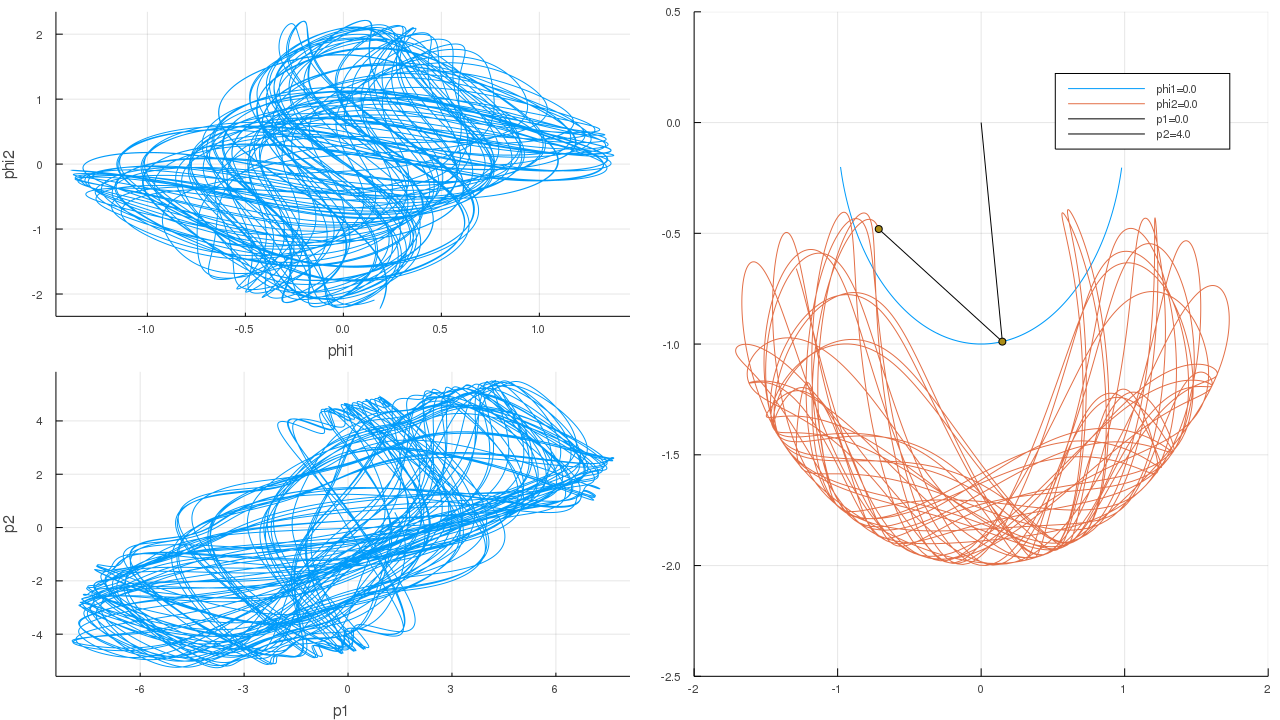

Here is the Julia script that generated this plot:
using Plots

####################################################
# Double Pendulum simulation using RK4
# Can be run as an animation or just give static plots of the results

####################################################

# Initializing constants
const m1 = 1.0
const m2 = 3.0
const g = 9.8
const l1 = 1.0
const l2 = 2.0
const dt = 0.01

# Initializing variables
N = 10000
ϕ1o = 0.0
ϕ2o = 0.0
p1o = 4.0
p2o = 2.0
Title = "Poincare: phi1 = "*string(ϕ1o)*", phi2 = "*string(ϕ2o)*", p1 = "*string(p1o)*
    ", p2 = "*string(p2o)

# Creating arrays to hold ϕ1 and ϕ2, p1 and p2
Φ = [[] for i = 1:2]
P = [[] for i = 1:2]

# Pushing initial values to the arrays
push!(Φ[1], ϕ1o)
push!(Φ[2], ϕ2o)
push!(P[1], p1o)
push!(P[2], p2o)

function F(ϕ1, ϕ2, p1, p2)
    global m1
    global m2
    global l1
    global l2
    global g
    c = cos(ϕ1 - ϕ2)
    s = sin(ϕ1 - ϕ2)

    a = 1/(l1 * l2)
    M = (m1 + m2)
    P = p1*p2
    q = (1/(m1 + m2*s^2))

    b = a * P * s * q
    d = 1/2 * a^2 * q^2 * (l2^2*m2*p1^2 + l1^2*M*p2^2 - l1*l2*m2*P*c*sin(2(ϕ1-ϕ2)))

    f1 = q * (l2*p1 - l1*p2*c)/(l1^2*l2)
    f2 = q * (l1*M*p2 - l2*m2*p1*c)/(l1*l2^2*m2)
    f3 = -M * g * l1 * sin(ϕ1) - b + d
    f4 = -m2 * g * l2 * sin(ϕ2) + b - d

    return f1, f2, f3, f4
end

# Function to do the integration
function RK4(ϕ1, ϕ2, p1, p2)
    global m
    global l
    global g

    Y1 = [ϕ1, ϕ2, p1, p2]
    F1 = F(ϕ1, ϕ2, p1, p2)
    Y2 = @. Y1 + 0.5 * dt * F1
    F2 = F(Y2[1], Y2[2], Y2[3], Y2[4])
    Y3 = @. Y1 + 0.5 * dt * F2
    F3 = F(Y3[1], Y3[2], Y3[3], Y3[4])
    Y4 = @. Y1 + dt * F3
    F4 = F(Y4[1], Y4[2], Y4[3], Y4[4])
    Ynew = @. (Y1 + dt * (F1 + 2 * (F2 + F3) + F4) / 6)
    return Ynew # Returns an array of [ϕ1, ϕ2, p1, p2]
end


let
    # I don't remember what pp stands for, but it contains ϕ and p values
    pp = [ϕ1o, ϕ2o, p1o, p2o]

    # x and y positions of the masses on the pendulum
    x = [l1 * sin(ϕ1o), l1 *sin(ϕ1o) + l2 * sin(ϕ2o)]
    y = [-l1 * cos(ϕ1o), -l1 * cos(ϕ1o) - l2 * cos(ϕ2o)]

    # x and y positions for the strings that hold the values
    xstring = [[] for i = 1:2]
    ystring = [[] for i = 1:2]

    # x and y values to trace the path of the masses
    xTrace = [[] for i = 1:2]
    yTrace = [[] for i = 1:2]

    # Initialize the arrays for the strings and traces
    push!(xstring[1], 0, x[1])
    push!(xstring[2], x[1], x[2])
    push!(ystring[1], 0, y[1])
    push!(ystring[2], y[1], y[2])

    push!(xTrace[1], x[1])
    push!(xTrace[2], x[2])
    push!(yTrace[1], y[1])
    push!(yTrace[2], y[2])

    # Custom layout for the plot window to show all three graphs in one window
    lay = @layout [[a{0.5h}; b{0.5h}] c]
    poincare = [[] for i in 1:2]
    # Loop over each step
    for i = 1:N
        # Calculating the ϕ and p values and pushing them to the appropriate array
        pp = RK4(pp[1], pp[2], pp[3], pp[4])
        push!(Φ[1], pp[1])
        push!(Φ[2], pp[2])
        push!(P[1], pp[3])
        push!(P[2], pp[4])

        # Updating the values that get plotted for the real space plot
        x1 = l1 * sin(Φ[1][i])
        x2 = x1 + l2 * sin(Φ[2][i])
        y1 = -l1 * cos(Φ[1][i])
        y2 = y1 - l2 * cos(Φ[2][i])

        x[1] = x1
        x[2] = x2
        y[1] = y1
        y[2] = y2

        xstring[1][2] = x1
        xstring[2][1] = x1
        xstring[2][2] = x2
        ystring[1][2] = y1
        ystring[2][2] = y2
        ystring[2][1] = y1

        push!(xTrace[1], x1)
        push!(xTrace[2], x2)
        push!(yTrace[1], y1)
        push!(yTrace[2], y2)

        # Cut the trace off after 5000 steps so it doesn't fill the whole plot
        # window
        if i > 5000
            deleteat!(xTrace[1], 1)
            deleteat!(xTrace[2], 1)
            deleteat!(yTrace[1], 1)
            deleteat!(yTrace[2], 1)
        end
    end

    conds = ["phi1="*string(ϕ1o) "phi2="*string(ϕ2o) "p1="*string(p1o) "p2="*string(p2o)]
    # Plot the results using the custom layout
    pend = plot(xTrace, yTrace,size=(1280,720), label=conds)
    plot!(pend, xstring, ystring, seriescolor = :black,label=[conds[3] conds[4]])
    scatter!(pend, x, y, label="")

    phi = plot(Φ[1], Φ[2], xlabel = "phi1", ylabel = "phi2", legend = false,size=(1280,720))
    plt = plot(P[1], P[2], xlabel = "p1", ylabel = "p2", legend = false,size=(1280,720))

    double_pend = plot(phi, plt, pend, layout = lay)
    display(double_pend)

    #savefig(double_pend, "Different_m_and_l")

    println("Doneish!\n")
end
